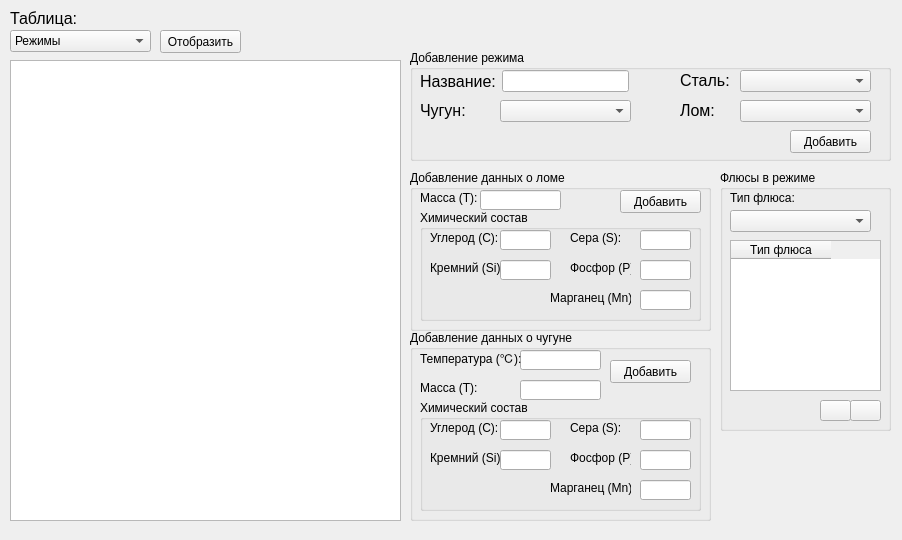
<?xml version="1.0" encoding="UTF-8"?>
<ui version="4.0">
 <class>Form</class>
 <widget class="QWidget" name="Form">
  <property name="geometry">
   <rect>
    <x>0</x>
    <y>0</y>
    <width>902</width>
    <height>540</height>
   </rect>
  </property>
  <property name="minimumSize">
   <size>
    <width>872</width>
    <height>540</height>
   </size>
  </property>
  <property name="maximumSize">
   <size>
    <width>1208</width>
    <height>540</height>
   </size>
  </property>
  <property name="windowTitle">
   <string>Добро пожаловать, разработчик модели</string>
  </property>
  <widget class="QTableWidget" name="tableWidget">
   <property name="geometry">
    <rect>
     <x>10</x>
     <y>60</y>
     <width>391</width>
     <height>461</height>
    </rect>
   </property>
  </widget>
  <widget class="QComboBox" name="choosenTable">
   <property name="geometry">
    <rect>
     <x>10</x>
     <y>30</y>
     <width>141</width>
     <height>22</height>
    </rect>
   </property>
   <item>
    <property name="text">
     <string>Режимы</string>
    </property>
   </item>
   <item>
    <property name="text">
     <string>Сталь</string>
    </property>
   </item>
   <item>
    <property name="text">
     <string>Состав стали</string>
    </property>
   </item>
   <item>
    <property name="text">
     <string>Чугун</string>
    </property>
   </item>
   <item>
    <property name="text">
     <string>Состав чугуна</string>
    </property>
   </item>
   <item>
    <property name="text">
     <string>Лом</string>
    </property>
   </item>
   <item>
    <property name="text">
     <string>Состав лома</string>
    </property>
   </item>
   <item>
    <property name="text">
     <string>Флюсы</string>
    </property>
   </item>
  </widget>
  <widget class="QLabel" name="label">
   <property name="geometry">
    <rect>
     <x>10</x>
     <y>10</y>
     <width>91</width>
     <height>16</height>
    </rect>
   </property>
   <property name="font">
    <font>
     <pointsize>12</pointsize>
    </font>
   </property>
   <property name="text">
    <string>Таблица:</string>
   </property>
  </widget>
  <widget class="QGroupBox" name="groupBox">
   <property name="geometry">
    <rect>
     <x>410</x>
     <y>50</y>
     <width>481</width>
     <height>111</height>
    </rect>
   </property>
   <property name="title">
    <string>Добавление режима</string>
   </property>
   <widget class="QLabel" name="label_3">
    <property name="geometry">
     <rect>
      <x>270</x>
      <y>20</y>
      <width>51</width>
      <height>20</height>
     </rect>
    </property>
    <property name="font">
     <font>
      <pointsize>12</pointsize>
     </font>
    </property>
    <property name="text">
     <string>Сталь:</string>
    </property>
   </widget>
   <widget class="QComboBox" name="modeSteelName">
    <property name="geometry">
     <rect>
      <x>330</x>
      <y>20</y>
      <width>131</width>
      <height>22</height>
     </rect>
    </property>
   </widget>
   <widget class="QPushButton" name="addModeButton">
    <property name="geometry">
     <rect>
      <x>380</x>
      <y>80</y>
      <width>81</width>
      <height>23</height>
     </rect>
    </property>
    <property name="text">
     <string>Добавить</string>
    </property>
   </widget>
   <widget class="QComboBox" name="modeCastSteel">
    <property name="geometry">
     <rect>
      <x>90</x>
      <y>50</y>
      <width>131</width>
      <height>22</height>
     </rect>
    </property>
   </widget>
   <widget class="QLabel" name="label_4">
    <property name="geometry">
     <rect>
      <x>10</x>
      <y>50</y>
      <width>51</width>
      <height>20</height>
     </rect>
    </property>
    <property name="font">
     <font>
      <pointsize>12</pointsize>
     </font>
    </property>
    <property name="text">
     <string>Чугун:</string>
    </property>
   </widget>
   <widget class="QComboBox" name="modeScrap">
    <property name="geometry">
     <rect>
      <x>330</x>
      <y>50</y>
      <width>131</width>
      <height>22</height>
     </rect>
    </property>
   </widget>
   <widget class="QLabel" name="label_5">
    <property name="geometry">
     <rect>
      <x>270</x>
      <y>50</y>
      <width>51</width>
      <height>20</height>
     </rect>
    </property>
    <property name="font">
     <font>
      <pointsize>12</pointsize>
     </font>
    </property>
    <property name="text">
     <string>Лом:</string>
    </property>
   </widget>
   <widget class="QWidget" name="">
    <property name="geometry">
     <rect>
      <x>10</x>
      <y>20</y>
      <width>209</width>
      <height>22</height>
     </rect>
    </property>
    <layout class="QHBoxLayout" name="horizontalLayout">
     <item>
      <widget class="QLabel" name="label_2">
       <property name="font">
        <font>
         <pointsize>12</pointsize>
        </font>
       </property>
       <property name="text">
        <string>Название:</string>
       </property>
      </widget>
     </item>
     <item>
      <widget class="QLineEdit" name="modeName"/>
     </item>
    </layout>
   </widget>
  </widget>
  <widget class="QPushButton" name="displayTableButton">
   <property name="geometry">
    <rect>
     <x>160</x>
     <y>30</y>
     <width>81</width>
     <height>23</height>
    </rect>
   </property>
   <property name="text">
    <string>Отобразить</string>
   </property>
  </widget>
  <widget class="QGroupBox" name="groupBox_2">
   <property name="geometry">
    <rect>
     <x>410</x>
     <y>170</y>
     <width>301</width>
     <height>161</height>
    </rect>
   </property>
   <property name="title">
    <string>Добавление данных о ломе</string>
   </property>
   <widget class="QPushButton" name="addScrapDataButton">
    <property name="geometry">
     <rect>
      <x>210</x>
      <y>20</y>
      <width>81</width>
      <height>23</height>
     </rect>
    </property>
    <property name="text">
     <string>Добавить</string>
    </property>
   </widget>
   <widget class="QLabel" name="label_11">
    <property name="geometry">
     <rect>
      <x>10</x>
      <y>20</y>
      <width>101</width>
      <height>16</height>
     </rect>
    </property>
    <property name="text">
     <string>Масса (Т):</string>
    </property>
   </widget>
   <widget class="QLineEdit" name="scrapWeight">
    <property name="geometry">
     <rect>
      <x>70</x>
      <y>20</y>
      <width>81</width>
      <height>20</height>
     </rect>
    </property>
    <property name="text">
     <string/>
    </property>
   </widget>
   <widget class="QGroupBox" name="groupBox_7">
    <property name="geometry">
     <rect>
      <x>10</x>
      <y>40</y>
      <width>281</width>
      <height>111</height>
     </rect>
    </property>
    <property name="title">
     <string>Химический состав</string>
    </property>
    <widget class="QLabel" name="label_12">
     <property name="geometry">
      <rect>
       <x>10</x>
       <y>20</y>
       <width>71</width>
       <height>16</height>
      </rect>
     </property>
     <property name="text">
      <string>Углерод (C):</string>
     </property>
    </widget>
    <widget class="QLabel" name="label_13">
     <property name="geometry">
      <rect>
       <x>10</x>
       <y>50</y>
       <width>71</width>
       <height>16</height>
      </rect>
     </property>
     <property name="text">
      <string>Кремний (Si):</string>
     </property>
    </widget>
    <widget class="QLabel" name="label_14">
     <property name="geometry">
      <rect>
       <x>150</x>
       <y>20</y>
       <width>51</width>
       <height>16</height>
      </rect>
     </property>
     <property name="text">
      <string>Сера (S):</string>
     </property>
    </widget>
    <widget class="QLabel" name="label_15">
     <property name="geometry">
      <rect>
       <x>150</x>
       <y>50</y>
       <width>61</width>
       <height>16</height>
      </rect>
     </property>
     <property name="text">
      <string>Фосфор (P):</string>
     </property>
    </widget>
    <widget class="QLineEdit" name="scrapCarbon">
     <property name="geometry">
      <rect>
       <x>80</x>
       <y>20</y>
       <width>51</width>
       <height>20</height>
      </rect>
     </property>
    </widget>
    <widget class="QLineEdit" name="scrapSilicon">
     <property name="geometry">
      <rect>
       <x>80</x>
       <y>50</y>
       <width>51</width>
       <height>20</height>
      </rect>
     </property>
    </widget>
    <widget class="QLineEdit" name="scrapSerum">
     <property name="geometry">
      <rect>
       <x>220</x>
       <y>20</y>
       <width>51</width>
       <height>20</height>
      </rect>
     </property>
    </widget>
    <widget class="QLineEdit" name="scrapPhosphor">
     <property name="geometry">
      <rect>
       <x>220</x>
       <y>50</y>
       <width>51</width>
       <height>20</height>
      </rect>
     </property>
    </widget>
    <widget class="QLabel" name="label_25">
     <property name="geometry">
      <rect>
       <x>130</x>
       <y>80</y>
       <width>81</width>
       <height>16</height>
      </rect>
     </property>
     <property name="text">
      <string>Марганец (Mn):</string>
     </property>
    </widget>
    <widget class="QLineEdit" name="scrapManganese">
     <property name="enabled">
      <bool>true</bool>
     </property>
     <property name="geometry">
      <rect>
       <x>220</x>
       <y>80</y>
       <width>51</width>
       <height>20</height>
      </rect>
     </property>
     <property name="text">
      <string/>
     </property>
    </widget>
   </widget>
  </widget>
  <widget class="QGroupBox" name="groupBox_3">
   <property name="geometry">
    <rect>
     <x>410</x>
     <y>330</y>
     <width>301</width>
     <height>191</height>
    </rect>
   </property>
   <property name="title">
    <string>Добавление данных о чугуне</string>
   </property>
   <widget class="QLineEdit" name="castTemperature">
    <property name="geometry">
     <rect>
      <x>110</x>
      <y>20</y>
      <width>81</width>
      <height>20</height>
     </rect>
    </property>
    <property name="text">
     <string/>
    </property>
   </widget>
   <widget class="QLabel" name="label_10">
    <property name="geometry">
     <rect>
      <x>10</x>
      <y>20</y>
      <width>101</width>
      <height>16</height>
     </rect>
    </property>
    <property name="text">
     <string>Температура (℃):</string>
    </property>
   </widget>
   <widget class="QLabel" name="label_16">
    <property name="geometry">
     <rect>
      <x>10</x>
      <y>50</y>
      <width>101</width>
      <height>16</height>
     </rect>
    </property>
    <property name="text">
     <string>Масса (Т):</string>
    </property>
   </widget>
   <widget class="QLineEdit" name="castWeight">
    <property name="geometry">
     <rect>
      <x>110</x>
      <y>50</y>
      <width>81</width>
      <height>20</height>
     </rect>
    </property>
    <property name="text">
     <string/>
    </property>
   </widget>
   <widget class="QGroupBox" name="groupBox_6">
    <property name="geometry">
     <rect>
      <x>10</x>
      <y>70</y>
      <width>281</width>
      <height>111</height>
     </rect>
    </property>
    <property name="title">
     <string>Химический состав</string>
    </property>
    <widget class="QLabel" name="label_17">
     <property name="geometry">
      <rect>
       <x>10</x>
       <y>20</y>
       <width>71</width>
       <height>16</height>
      </rect>
     </property>
     <property name="text">
      <string>Углерод (C):</string>
     </property>
    </widget>
    <widget class="QLabel" name="label_18">
     <property name="geometry">
      <rect>
       <x>10</x>
       <y>50</y>
       <width>71</width>
       <height>16</height>
      </rect>
     </property>
     <property name="text">
      <string>Кремний (Si):</string>
     </property>
    </widget>
    <widget class="QLabel" name="label_19">
     <property name="geometry">
      <rect>
       <x>150</x>
       <y>20</y>
       <width>51</width>
       <height>16</height>
      </rect>
     </property>
     <property name="text">
      <string>Сера (S):</string>
     </property>
    </widget>
    <widget class="QLabel" name="label_20">
     <property name="geometry">
      <rect>
       <x>150</x>
       <y>50</y>
       <width>61</width>
       <height>16</height>
      </rect>
     </property>
     <property name="text">
      <string>Фосфор (P):</string>
     </property>
    </widget>
    <widget class="QLineEdit" name="castCarbon">
     <property name="geometry">
      <rect>
       <x>80</x>
       <y>20</y>
       <width>51</width>
       <height>20</height>
      </rect>
     </property>
    </widget>
    <widget class="QLineEdit" name="castSilicon">
     <property name="geometry">
      <rect>
       <x>80</x>
       <y>50</y>
       <width>51</width>
       <height>20</height>
      </rect>
     </property>
    </widget>
    <widget class="QLineEdit" name="castSerum">
     <property name="geometry">
      <rect>
       <x>220</x>
       <y>20</y>
       <width>51</width>
       <height>20</height>
      </rect>
     </property>
    </widget>
    <widget class="QLineEdit" name="castPhosphor">
     <property name="geometry">
      <rect>
       <x>220</x>
       <y>50</y>
       <width>51</width>
       <height>20</height>
      </rect>
     </property>
    </widget>
    <widget class="QLineEdit" name="castManganese">
     <property name="enabled">
      <bool>true</bool>
     </property>
     <property name="geometry">
      <rect>
       <x>220</x>
       <y>80</y>
       <width>51</width>
       <height>20</height>
      </rect>
     </property>
     <property name="text">
      <string/>
     </property>
    </widget>
    <widget class="QLabel" name="label_24">
     <property name="geometry">
      <rect>
       <x>130</x>
       <y>80</y>
       <width>81</width>
       <height>16</height>
      </rect>
     </property>
     <property name="text">
      <string>Марганец (Mn):</string>
     </property>
    </widget>
   </widget>
   <widget class="QPushButton" name="addCastButton">
    <property name="geometry">
     <rect>
      <x>200</x>
      <y>30</y>
      <width>81</width>
      <height>23</height>
     </rect>
    </property>
    <property name="text">
     <string>Добавить</string>
    </property>
   </widget>
  </widget>
  <widget class="QGroupBox" name="groupBox_10">
   <property name="geometry">
    <rect>
     <x>720</x>
     <y>170</y>
     <width>171</width>
     <height>261</height>
    </rect>
   </property>
   <property name="font">
    <font>
     <weight>50</weight>
     <bold>false</bold>
    </font>
   </property>
   <property name="title">
    <string>Флюсы в режиме</string>
   </property>
   <property name="flat">
    <bool>false</bool>
   </property>
   <property name="checkable">
    <bool>false</bool>
   </property>
   <widget class="QTableWidget" name="FluxeTable">
    <property name="geometry">
     <rect>
      <x>10</x>
      <y>70</y>
      <width>151</width>
      <height>151</height>
     </rect>
    </property>
    <property name="selectionBehavior">
     <enum>QAbstractItemView::SelectItems</enum>
    </property>
    <column>
     <property name="text">
      <string>Тип флюса</string>
     </property>
    </column>
   </widget>
   <widget class="QPushButton" name="AddFluxeButton">
    <property name="geometry">
     <rect>
      <x>100</x>
      <y>230</y>
      <width>31</width>
      <height>21</height>
     </rect>
    </property>
    <property name="text">
     <string/>
    </property>
    <property name="icon">
     <iconset>
      <normaloff>../Pictures/add.ico</normaloff>../Pictures/add.ico</iconset>
    </property>
   </widget>
   <widget class="QComboBox" name="FluxeType">
    <property name="geometry">
     <rect>
      <x>10</x>
      <y>40</y>
      <width>141</width>
      <height>22</height>
     </rect>
    </property>
    <property name="editable">
     <bool>false</bool>
    </property>
   </widget>
   <widget class="QPushButton" name="RemoveFluxeButton">
    <property name="geometry">
     <rect>
      <x>130</x>
      <y>230</y>
      <width>31</width>
      <height>21</height>
     </rect>
    </property>
    <property name="text">
     <string/>
    </property>
    <property name="icon">
     <iconset>
      <normaloff>../Pictures/remove.ico</normaloff>../Pictures/remove.ico</iconset>
    </property>
   </widget>
   <widget class="QLabel" name="tip_flyusa_label">
    <property name="geometry">
     <rect>
      <x>10</x>
      <y>20</y>
      <width>71</width>
      <height>16</height>
     </rect>
    </property>
    <property name="text">
     <string>Тип флюса:</string>
    </property>
   </widget>
  </widget>
 </widget>
 <resources/>
 <connections/>
</ui>
